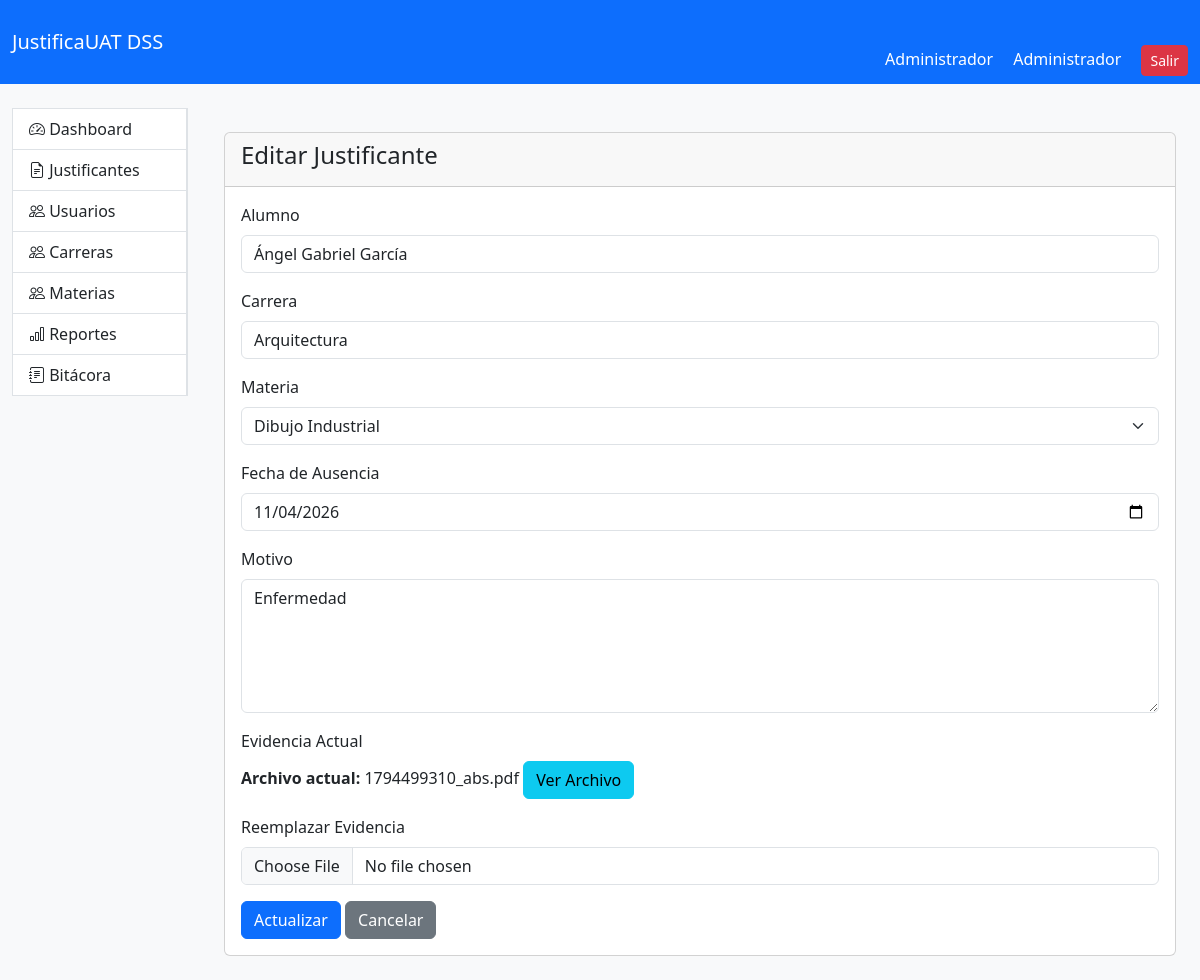
Page /public/index.php?page=justificantes_edit&id=5 (signed in) on the committed database.
### tables this page shows
CREATE TABLE `justificantes` (
  `id` int(11) NOT NULL AUTO_INCREMENT,
  `folio` varchar(50) DEFAULT NULL,
  `alumno_id` int(11) NOT NULL,
  `materia_id` int(11) NOT NULL,
  `fecha_ausencia` date NOT NULL,
  `motivo` text NOT NULL,
  `archivo_evidencia` varchar(255) DEFAULT NULL,
  `estado` enum('Pendiente','Aprobado','Rechazado','Correccion','RevisionEspecial') DEFAULT 'Pendiente',
  `fecha_registro` timestamp NOT NULL DEFAULT current_timestamp(),
  `fecha_resolucion` datetime DEFAULT NULL,
  `observaciones` text DEFAULT NULL,
  `pdf_path` varchar(255) DEFAULT NULL,
  PRIMARY KEY (`id`),
  UNIQUE KEY `folio` (`folio`),
  KEY `fk_justificante_alumno` (`alumno_id`),
  KEY `fk_justificante_materia` (`materia_id`),
  CONSTRAINT `fk_justificante_alumno` FOREIGN KEY (`alumno_id`) REFERENCES `alumnos` (`id`),
  CONSTRAINT `fk_justificante_materia` FOREIGN KEY (`materia_id`) REFERENCES `materias` (`id`)
);

CREATE TABLE `alumnos` (
  `id` int(11) NOT NULL AUTO_INCREMENT,
  `matricula` varchar(20) NOT NULL,
  `nombre` varchar(150) NOT NULL,
  `carrera_id` int(11) NOT NULL,
  `correo` varchar(150) DEFAULT NULL,
  `telefono` varchar(20) DEFAULT NULL,
  `activo` tinyint(1) DEFAULT 1,
  `created_at` timestamp NOT NULL DEFAULT current_timestamp(),
  `usuario_id` int(11) DEFAULT NULL,
  PRIMARY KEY (`id`),
  UNIQUE KEY `matricula` (`matricula`),
  KEY `fk_alumno_carrera` (`carrera_id`),
  KEY `fk_alumno_usuario` (`usuario_id`),
  CONSTRAINT `fk_alumno_carrera` FOREIGN KEY (`carrera_id`) REFERENCES `carreras` (`id`),
  CONSTRAINT `fk_alumno_usuario` FOREIGN KEY (`usuario_id`) REFERENCES `usuarios` (`id`)
);

CREATE TABLE `carreras` (
  `id` int(11) NOT NULL AUTO_INCREMENT,
  `nombre` varchar(150) NOT NULL,
  `clave` varchar(20) DEFAULT NULL,
  `created_at` timestamp NOT NULL DEFAULT current_timestamp(),
  `activo` tinyint(1) DEFAULT 1,
  PRIMARY KEY (`id`),
  UNIQUE KEY `clave` (`clave`)
);

CREATE TABLE `materias` (
  `id` int(11) NOT NULL AUTO_INCREMENT,
  `nombre` varchar(150) NOT NULL,
  `clave` varchar(30) DEFAULT NULL,
  `carrera_id` int(11) DEFAULT NULL,
  `created_at` timestamp NOT NULL DEFAULT current_timestamp(),
  `activo` tinyint(1) NOT NULL DEFAULT 1,
  PRIMARY KEY (`id`),
  KEY `fk_materia_carrera` (`carrera_id`),
  CONSTRAINT `fk_materia_carrera` FOREIGN KEY (`carrera_id`) REFERENCES `carreras` (`id`)
);

### app/Controllers/JustificanteController.php (called while the page is built, shortened)
<?php
require_once __DIR__ . '/../Models/Justificante.php';
require_once __DIR__ . '/../Models/Materia.php';
class JustificanteController
{
    public function edit()
    {
        $id = $_GET['id'];
    require_once  __DIR__ . '/../Models/Materia.php';
    $materias = Materia::obtenerTodas();
    $justificante = Justificante::obtenerPorId($id);
    require_once  __DIR__ . '/../Views/justificantes/edit.php';
}
}
?>

### app/Models/Justificante.php (called while the page is built, shortened)
<?php
class Justificante
{
    public static function obtenerPorId($id)
    {
        $db = Database::connect();
        $sql = "SELECT
                j.*,
                a.nombre AS nombre_alumno,
                a.matricula,
                c.nombre AS carrera,
                m.nombre AS materia
                FROM justificantes j
                INNER JOIN alumnos a
                ON j.alumno_id = a.id
                INNER JOIN carreras c
                ON a.carrera_id = c.id
                INNER JOIN materias m
                ON j.materia_id = m.id
                WHERE j.id = ?";
        $stmt = $db->prepare($sql);
        $stmt->execute([$id]);
        return $stmt->fetch(PDO::FETCH_ASSOC);
    }
}
?>

### app/Models/Materia.php (called while the page is built, shortened)
<?php
class Materia
{
    public static function obtenerTodas()
{
    $db = Database::connect();
    $sql = "
        SELECT
            m.id,
            m.clave,
            m.nombre,
            m.carrera_id,
            m.activo,
            c.nombre AS carrera
        FROM materias m
        INNER JOIN carreras c
            ON c.id = m.carrera_id
        ORDER BY m.nombre
    ";
    return $db->query($sql)
              ->fetchAll(PDO::FETCH_ASSOC);
}
}

### app/Views/justificantes/edit.php (the view)
<?php include '../app/Views/layouts/header.php'; ?>
<?php include '../app/Views/layouts/navbar.php'; ?>
<div class="container-fluid mt-4">
    <div class="row">
		<div class="col-md-2">
        <?php include '../app/Views/layouts/sidebar.php'; ?>
        </div>
        <div class="col-md-10 p-4">
            <div class="card">
                <div class="card-header">
                    <h4>Editar Justificante</h4>
                </div>
                <div class="card-body">
                    <form
                        method="POST"
                        enctype="multipart/form-data">
                        <div class="mb-3">
                            <label class="form-label">
                                Alumno
                            </label>
                            <input
                                type="text"
                                class="form-control"
                                value="<?= $justificante['nombre_alumno']; ?>"
                                readonly>
                        </div>
                        <div class="mb-3">
                            <label class="form-label">
                                Carrera
                            </label>
                            <input
                                type="text"
                                class="form-control"
                                value="<?= $justificante['carrera']; ?>"
                                readonly>
                        </div>
                        <div class="mb-3">
                            <label class="form-label">
                                Materia
                            </label>
                            <select
                                name="materia_id"
                                class="form-select">
                                <?php foreach($materias as $m): ?>
                                    <option
                                        value="<?= $m['id']; ?>"
                                        <?= ($m['id'] == $justificante['materia_id']) ? 'selected' : ''; ?>>
                                        <?= $m['nombre']; ?>
                                    </option>
                                <?php endforeach; ?>
                            </select>
                        </div>
                        <div class="mb-3">
                            <label class="form-label">
                                Fecha de Ausencia
                            </label>
                            <input
                                type="date"
                                name="fecha_ausencia"
                                value="<?= $justificante['fecha_ausencia']; ?>"
                                class="form-control">
                        </div>
                        <div class="mb-3">
                            <label class="form-label">
                                Motivo
                            </label>
                            <textarea
                                name="motivo"
                                rows="5"
                                class="form-control"><?= $justificante['motivo']; ?></textarea>
                        </div>
                        <?php if(!empty($justificante['archivo_evidencia'])): ?>
                            <div class="mb-3">
                                <label class="form-label">
                                    Evidencia Actual
                                </label>
                                <br>
    <strong>Archivo actual:</strong>
    <?= $justificante['archivo_evidencia']; ?>
                             <a href="/JustificaUAT-MVC/storage/uploads/justificantes/<?= $justificante['archivo_evidencia']; ?>"   target="_blank"
                                    class="btn btn-info">
                                    Ver Archivo
                                </a>
                            </div>
                        <?php endif; ?>
                        <div class="mb-3">
                            <label class="form-label">
                                Reemplazar Evidencia
                            </label>
                            <input
                                type="file"
                                name="evidencia"
                                class="form-control">
                        </div>
                        <button
                            type="submit"
                            class="btn btn-primary">
                            Actualizar
                        </button>
                        <a
                            href="index.php?page=justificantes"
                            class="btn btn-secondary">
                            Cancelar
                        </a>
                    </form>
                </div>
            </div>
        </div>
    </div>
</div>
<?php include '../app/Views/layouts/footer.php'; ?>

### public/assets/css/style.css (style rules this page uses)
body { background:#f8f9fa; }

### rows in the picture
justificantes: alumno.nombre "Ángel Gabriel García", nombre "Arquitectura", materia_id "Dibujo Industrial", fecha_ausencia "11/04/2026", motivo "Enfermedad", archivo_evidencia "1794499310_abs.pdf"

### other values in the picture
$_SESSION['nombre'] "Administrador"
$_SESSION['rol'] "Administrador"
